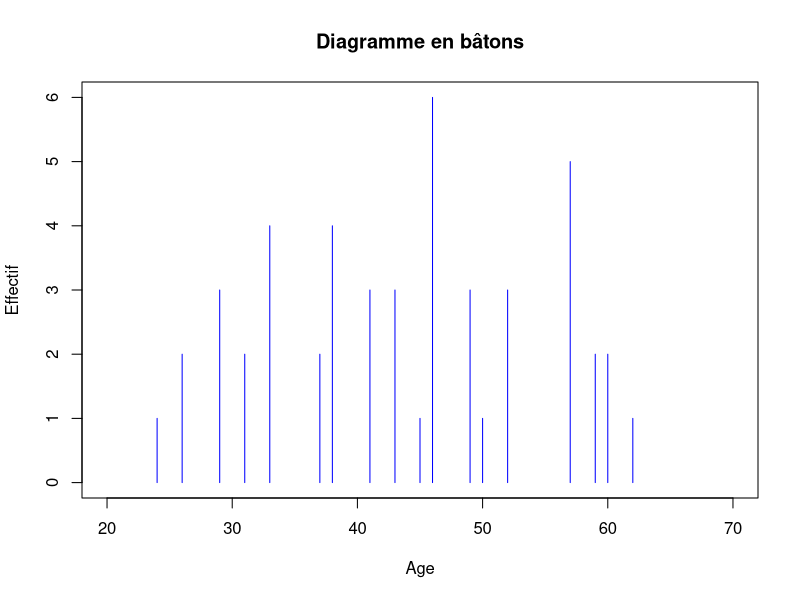
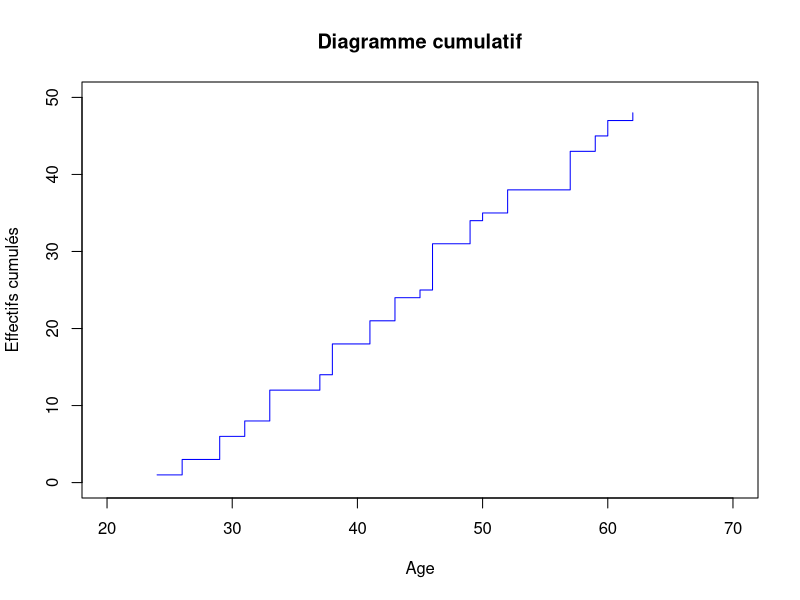
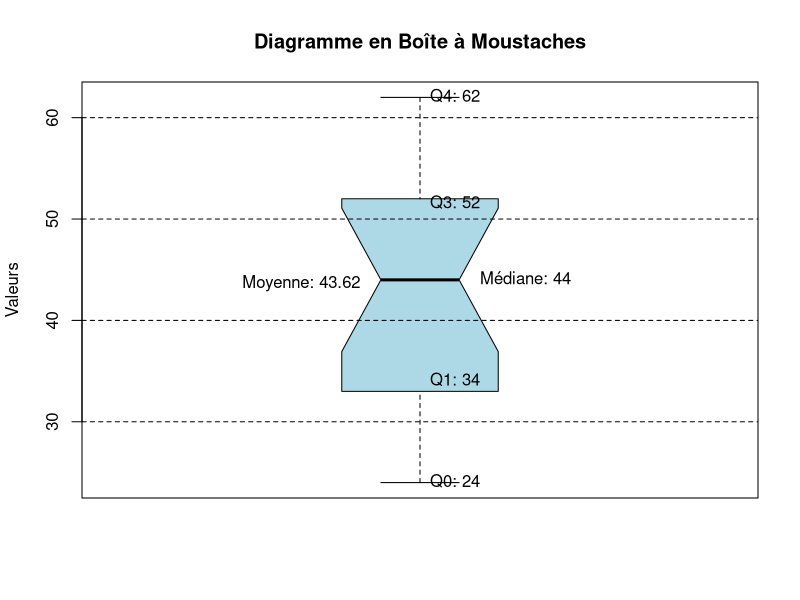

Write the R code that produced these figures, in order.
## ---- chunk 1
age = c(24,26,29,31,33,37,38, 41,43,45,46,49,50,52,57,59,60,62)
effectif = c(1,2,3,2,4,2,4,3,3,1,6,3,1,3,5,2,2,1)


total_individu = sum(effectif)
frequence = round(((effectif / total_individu) * 100), 2)

total_effectif = cumsum(effectif)
total_frequence = cumsum(frequence)

print(paste('total_individu : ', total_individu))
print(frequence)
print(total_effectif)
print(total_frequence)


## ---- chunk 2

df <- data.frame(
  age,
  effectif,
  total_effectif,
  frequence,
  total_frequence
)

print(df)

## ---- chunk 3

plot(age, effectif, 
     type='h',
     lwd=1,
     col = "Blue", 
     xlab = "Age", 
     ylab = "Effectif", 
     main = "Diagramme en bâtons",
     xlim = c(20,70),
     ylim = c(0, 6)
)

## ---- chunk 4

plot(age, total_effectif, type = 's', lwd = 1, col = "blue", 
     xlab = "Age", 
     ylab = "Effectifs cumulés", 
     main = "Diagramme cumulatif",
     xlim = c(20,70),
     ylim = c(0,50),
    )

## ---- chunk 5

mediane = median(age)
quantiles = quantile(age)

age_effectif = age * effectif

somme_age_effectif = sum(age_effectif)
somme_effectifs = sum(total_individu)
moyenne = somme_age_effectif / somme_effectifs
variance =  sum(effectif * (age - moyenne)^2) / sum(effectif)
ecart_type = sqrt(variance)

dispersion = max(age) - min(age)

print(paste('Médiane : ', mediane))
print(paste('Moyenne : ', moyenne))
print(paste('Quantile 1/4 : ', round(quantiles["25%"])))
print(paste('Quantile 1/2 : ', round(quantiles["50%"])))
print(paste('Quantile 3/4 : ', round(quantiles["75%"])))
print(paste('Variance : ',  round(variance, 4)))
print(paste('Ecart-type : ',  round(ecart_type,1)))
print(paste('Dispersion : ', dispersion))
## ---- chunk 6


boxplot(age,
        main = "Diagramme en Boîte à Moustaches",
        ylab = "Valeurs",
        col = "lightblue",
        border = "black",
        boxwex = 0.5,
        notch = TRUE,
        horizontal = FALSE
       )

y_ticks <- axTicks(2) 
abline(h = y_ticks, col = "black", lty = 2) 

text(x = 1, y = quantiles["0%"], labels = paste("Q0:", round(quantiles["0%"], 0)), pos = 4, col = "black")
text(x = 1, y = quantiles["25%"], labels = paste("Q1:", round(quantiles["25%"], 0)), pos = 4, col = "black")
text(x = 1, y = quantiles["75%"], labels = paste("Q3:", round(quantiles["75%"], 0)), pos = 4, col = "black")
text(x = 1, y = quantiles["100%"], labels = paste("Q4:", round(quantiles["100%"], 0)), pos = 4, col = "black")
text(x = 1.08, y = median(age), labels = paste("Médiane:", round(median(age), 0)), pos = 4, col = "black")
text(x = 0.70, y = moyenne, labels = paste("Moyenne:", round(moyenne, 2)), pos = 4, col = "black")

